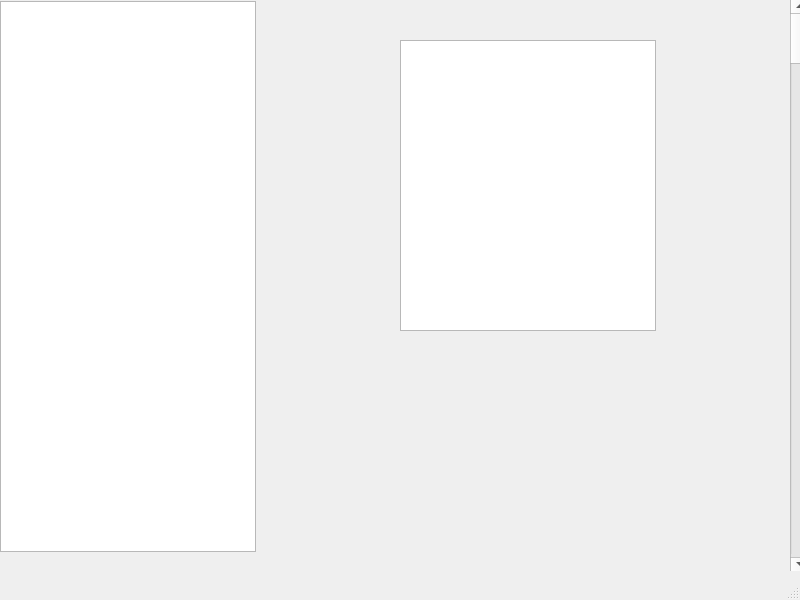
<?xml version="1.0" encoding="UTF-8"?>
<ui version="4.0">
 <class>MainWindow</class>
 <widget class="QMainWindow" name="MainWindow">
  <property name="geometry">
   <rect>
    <x>0</x>
    <y>0</y>
    <width>800</width>
    <height>600</height>
   </rect>
  </property>
  <property name="windowTitle">
   <string>MainWindow</string>
  </property>
  <widget class="QWidget" name="centralwidget">
   <widget class="QScrollBar" name="verticalScrollBar">
    <property name="geometry">
     <rect>
      <x>790</x>
      <y>0</y>
      <width>20</width>
      <height>571</height>
     </rect>
    </property>
    <property name="orientation">
     <enum>Qt::Vertical</enum>
    </property>
   </widget>
   <widget class="QListView" name="listView">
    <property name="geometry">
     <rect>
      <x>0</x>
      <y>1</y>
      <width>256</width>
      <height>551</height>
     </rect>
    </property>
   </widget>
   <widget class="QGraphicsView" name="graphicsView">
    <property name="geometry">
     <rect>
      <x>400</x>
      <y>40</y>
      <width>256</width>
      <height>291</height>
     </rect>
    </property>
   </widget>
  </widget>
  <widget class="QMenuBar" name="menubar">
   <property name="geometry">
    <rect>
     <x>0</x>
     <y>0</y>
     <width>800</width>
     <height>22</height>
    </rect>
   </property>
  </widget>
  <widget class="QStatusBar" name="statusbar"/>
 </widget>
 <resources/>
 <connections/>
</ui>
